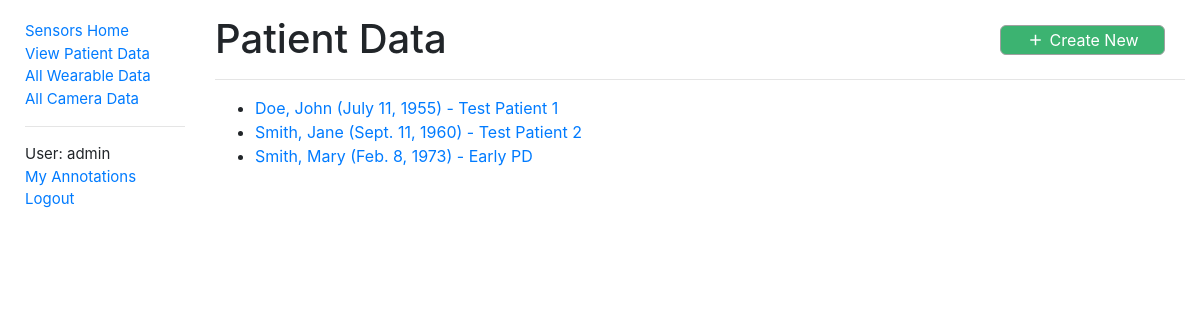
/sensors/patientdata/ (signed in), run on an earlier commit of the app's database.
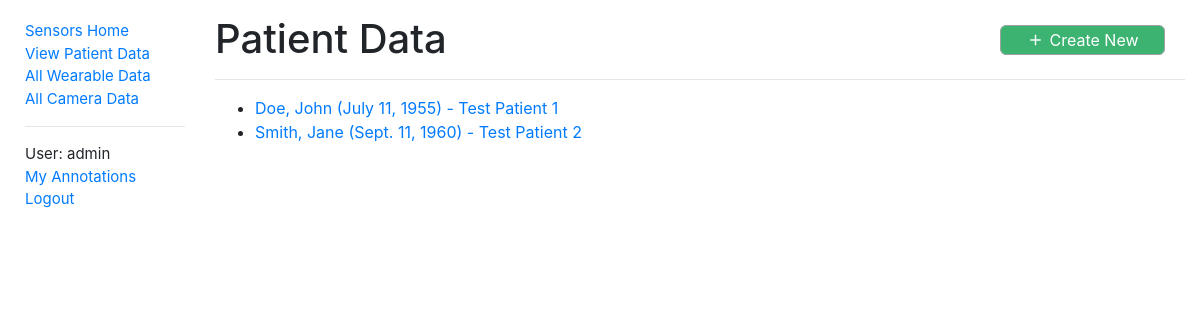
And on a later commit of the database.
### sensors/models.py (models this page shows, shortened)
class PatientData(models.Model):
    id = models.AutoField(primary_key=True)
    first_name = models.CharField(max_length=50, help_text='Patient first name')
    last_name = models.CharField(max_length=50, help_text='Patient last name')
    date_of_birth = models.DateField(help_text='Patient date of birth')
    notes = models.CharField(max_length=500, help_text='Notes regarding patient')
    class Meta:
        ordering = ['last_name']
        permissions = (("can_alter_patientdata", "Can create or edit patient data entries."),)
    def get_absolute_url(self):
        return reverse('patientdata-detail', args=[str(self.id)])

### sensors/views.py (the view)
# urls.py: path('patientdata/', views.PatientDataListView.as_view(), name='patientdata'),
class PatientDataListView(LoginRequiredMixin, generic.ListView):
    model = PatientData
    paginate_by = 10

### sensors/context_processors.py (called while the page is built)
def extra_context(request):
    return {'media_url': settings.MEDIA_URL}

### sensors/templates/sensors/patientdata_list.html
{% extends "base.html" %}
{% block content %}
  <div class="titleText">
    <h1>Patient Data</h1>
    {% if perms.sensors.can_alter_patientdata %}
      <button type='button' class="titleButton controlButtonXL saveButton" data-toggle="tooltip" data-placement="bottom" data-trigger="hover"
            title="Create Patient Data" onclick='window.location.href="{% url 'create-patientdata' %}"'>
        <i class="material-icons buttonIconS">add</i>
        <span class="buttonText">Create New</span>
      </button>
    {% endif %}
  </div>
  <hr>
  <ul>
    {% for patientdata in patientdata_list %}
      <li>
        <a href="{{ patientdata.get_absolute_url }}">
          {{ patientdata.last_name }}, {{ patientdata.first_name }} ({{ patientdata.date_of_birth }}) - {{ patientdata.notes }}
        </a>
      </li>
    {% empty %}
      <p>There are no patient data in the database.</p>
    {% endfor %}
  </ul>
{% endblock %}

What changed in the data, as far as the page shows it:
removed PatientData: last_name "Smith", first_name "Mary", date_of_birth "Feb. 8, 1973", notes "Early PD"
